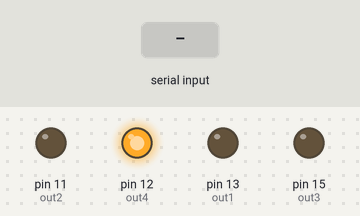
The program below on a simulated Raspberry Pi (header pin numbers). Parts: output pins drawn as LEDs (lit = HIGH). Inputs (shaded band) come from the test bench. What the program prints to the terminal is not drawn.

Above: at 1.2 s.
1.3 s: "1" typed at the terminal, then Enter
2.8 s: "7" typed at the terminal, then Enter
Timing chart, 0 to 5.8 s (numbered marks = the images above; inputs shaded):
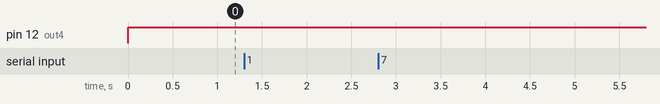

The program:

MotorCode.py
```python
import RPi.GPIO as GPIO
import time

t = 0.001

out1 = 13
out2 = 11
out3 = 15
out4 = 12

i = 0
positive = 0
negative = 0
y = 0

low = GPIO.LOW
high = GPIO.HIGH

GPIO.setmode(GPIO.BOARD)

GPIO.setup(out1, GPIO.OUT)
GPIO.setup(out2, GPIO.OUT)
GPIO.setup(out3, GPIO.OUT)
GPIO.setup(out4, GPIO.OUT)

def pinout (pin, output):
    GPIO.output(pin, output)

def allpinsSet(outputA, outputB, outputC, outputD):
    pinout(out1, outputA)
    pinout(out2, outputB)
    pinout(out3, outputC)
    pinout(out4, outputD)

print("First calibrate by giving some +ve and -ve values")

try:
    while True:
        pinout(out1, low)
        pinout(out2, low)
        pinout(out3, low)
        pinout(out4, high)

        x = int(input())

        if x > 0:
            for y in range(x, 0, -1):
                if negative == 1:
                    if i == 7:
                        i = 0
                    else:
                        i = i+1
                    y = y+2
                    negative = 0
                positive = 1

                if i == 0:
                    allpinsSet(high, low, low, low)
                    time.sleep(t)
                elif i == 1:
                    allpinsSet(high, high, low, low)
                    time.sleep(t)
                elif i == 2:
                    allpinsSet(low, high, low, low)
                    time.sleep(t)
                elif i == 3:
                    allpinsSet(low, high, high, low)
                    time.sleep(t)
                elif i == 4:
                    allpinsSet(low, low, high, low)
                    time.sleep(t)
                elif i == 5:
                    allpinsSet(low, low, high, high)
                    time.sleep(t)
                elif i == 6:
                    allpinsSet(low, low, low, high)
                    time.sleep(t)
                elif i == 7:
                    allpinsSet(high, low, low, high)
                    time.sleep(t)

                if i == 7:
                    i = 0
                    continue
                i = i+1


        if x < 0:

            x = x* -1

            for y in range(x, 0, -1):
                if positive==1:
                    if i == 0:
                        i = 7
                    else:
                        i = i-1
                    y = y+3
                    positive = 0
                negative = 1

                if i == 0:
                    allpinsSet(high, low, low, low)
                    time.sleep(t)
                elif i == 1:
                    allpinsSet(high, high, low, low)
                    time.sleep(t)
                elif i == 2:
                    allpinsSet(low, high, low, low)
                    time.sleep(t)
                elif i == 3:
                    allpinsSet(low, high, high, low)
                    time.sleep(t)
                elif i == 4:
                    allpinsSet(low, low, high, low)
                    time.sleep(t)
                elif i == 5:
                    allpinsSet(low, low, high, high)
                    time.sleep(t)
                elif i == 6:
                    allpinsSet(low, low, low, high)
                    time.sleep(t)
                elif i == 7:
                    allpinsSet(high, low, low, high)
                    time.sleep(t)

                if i == 0:
                    i = 7
                    continue
                i = i-1
except KeyboardInterrupt:
    GPIO.cleanup()
                
```
